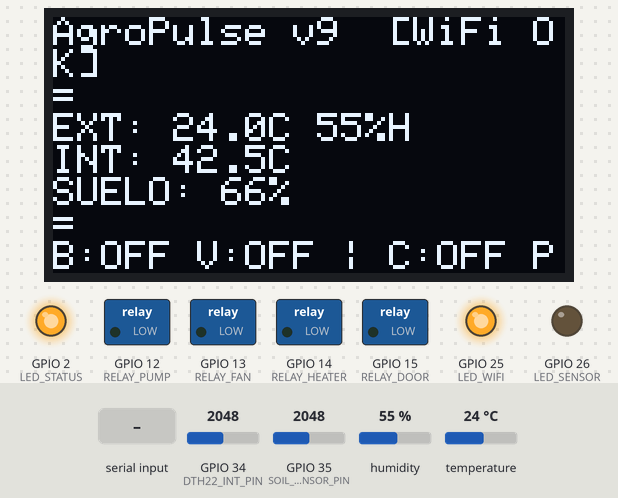
The program below on a simulated ESP32. Parts: 128×64 one-colour display, switched loads named in the program (green lamp = pin HIGH), output pins drawn as LEDs (lit = HIGH). The test bench sets the inputs (shaded band); at power-on: GPIO 34 (DTH22_INT_PIN) = 2048, GPIO 35 (SOIL_SENSOR_PIN) = 2048, humidity 55 %, temperature 24 °C. WiFi joins after 1.5 s; servers stay silent unless stated; what the program prints to the serial monitor is not drawn.

Above: at 5.7 s.
5.8 s: "AUTO:ON\n" received over Serial
At 11.0 s:
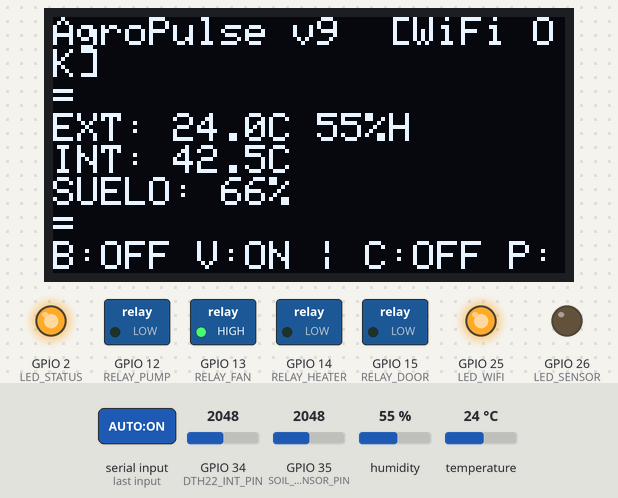
16.6 s: GPIO 34 (DTH22_INT_PIN) set to 1645
At 21.0 s:
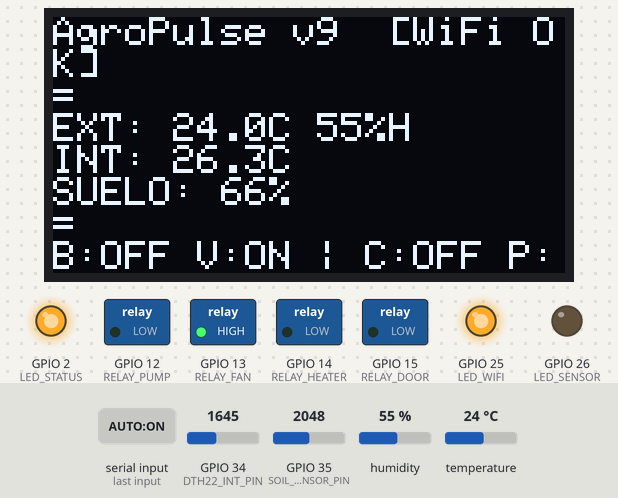
26.5 s: GPIO 34 (DTH22_INT_PIN) set to 1541
At 31.0 s:
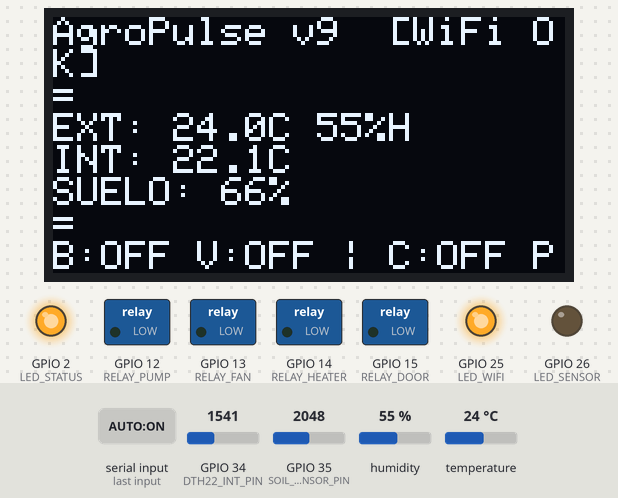
36.6 s: GPIO 35 (SOIL_SENSOR_PIN) set to 3115
At 41.0 s:
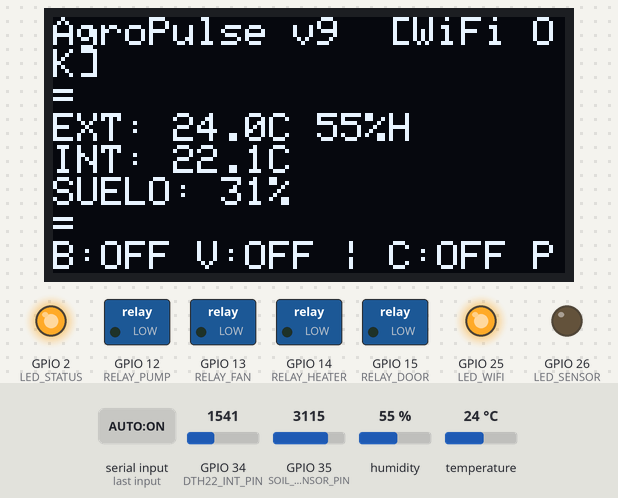
46.5 s: GPIO 35 (SOIL_SENSOR_PIN) set to 3227
At 51.0 s:
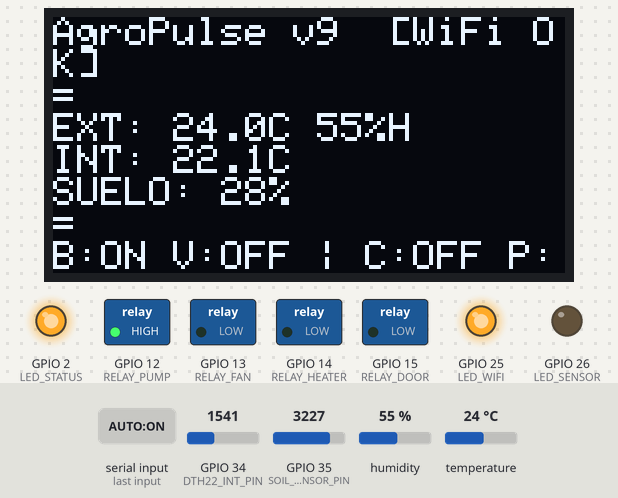
56.6 s: "PUMP:\n" received over Serial
At 57.0 s:
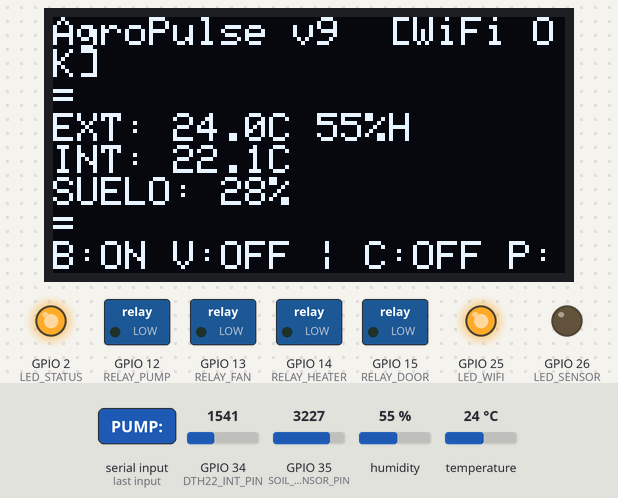
Timing chart, 0 to 66.6 s (numbered marks = the images above; inputs shaded):
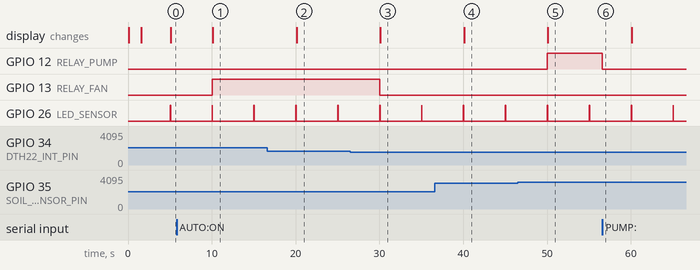

The program:

main.cpp
```cpp
/*
 * AgroPulse ESP32 Firmware - PlatformIO Version
 * Plataforma: ESP32 Dev Board
 */

#include <Arduino.h>
#include <WiFi.h>
#include <DHT.h>
#include <OneWire.h>
#include <DallasTemperature.h>
#include <Wire.h>
#include <Adafruit_SSD1306.h>
#include <Adafruit_GFX.h>

// ==================== DECLARACIONES ====================
void connectWiFi();
void readSensors();
void sendSerial();
void sendHTTP();
void processCommand(String cmd);
void controlPump();
void controlFan();
void updateOLED();
void showStartupScreen();
void showWiFiConnected();

// ==================== CONFIGURACIÓN DE PINES ====================
// SENSORES
#define DHT11_EXT_PIN     4     // DHT11 - Sensor temperatura/humedad EXTERNA
#define DTH22_INT_PIN     34    // DTH22 - Sensor temperatura/humedad INTERNA (ADC)
#define SOIL_SENSOR_PIN   35    // Sensor humedad suelo (ADC)

// OLED SSD1306 (I2C)
#define OLED_SDA          21    // SDA
#define OLED_SCL          22    // SCL
#define SCREEN_WIDTH      128   // OLED width
#define SCREEN_HEIGHT     64    // OLED height
#define OLED_ADDR         0x3C  // Dirección I2C OLED (0x3C o 0x3D)

// MÓDULO RELAY HW-383 (4 canales)
#define RELAY_PUMP        12    // Canal 1: Motobomba
#define RELAY_FAN         13    // Canal 2: Ventilador
#define RELAY_HEATER      14    // Canal 3: Calefactor
#define RELAY_DOOR        15    // Canal 4: Puerta

// LEDs
#define LED_STATUS       2
#define LED_WIFI         25
#define LED_SENSOR       26

// ==================== SENSORES ====================
DHT dhtExt(DHT11_EXT_PIN, DHT11);  // DHT11 externo

// OLED Display
Adafruit_SSD1306 display(SCREEN_WIDTH, SCREEN_HEIGHT, &Wire, -1);

// ==================== VARIABLES GLOBALES ====================
float tempIn = 0, tempOut = 0;
float humidity = 0, soilMoisture = 0;
unsigned long lastRead = 0;
const long interval = 5000;  // 5 segundos

// Control automático - UMBRALES CONFIGURABLES
bool autoMode = false;  // Control manual por defecto
float pumpOnThreshold = 30;   // Activar bomba si humedad < 30%
float pumpOffThreshold = 60;  // Desactivar bomba si humedad > 60%
float fanOnThreshold = 28;    // Activar ventilador si temp > 28°C
float fanOffThreshold = 24;   // Desactivar ventilador si temp < 24°C

// Estados de los relés
bool pumpState = false;
bool fanState = false;

// WiFi
const char* ssid = "MARCILLO";
const char* password = "3188524275";
const char* serverIP = "192.168.1.28";
const int serverPort = 8765;

WiFiClient client;

// ==================== SETUP ====================
void setup() {
    Serial.begin(115200);

    // LEDs
    pinMode(LED_STATUS, OUTPUT);
    pinMode(LED_WIFI, OUTPUT);
    pinMode(LED_SENSOR, OUTPUT);

    // Actuadores
    pinMode(RELAY_PUMP, OUTPUT);
    pinMode(RELAY_FAN, OUTPUT);
    pinMode(RELAY_HEATER, OUTPUT);
    pinMode(RELAY_DOOR, OUTPUT);

    // Apagar actuadores
    digitalWrite(RELAY_PUMP, LOW);
    digitalWrite(RELAY_FAN, LOW);
    digitalWrite(RELAY_HEATER, LOW);
    digitalWrite(RELAY_DOOR, LOW);

    // Iniciar sensores
    dhtExt.begin();  // Iniciar DHT11 externo

    // Inicializar OLED
    Wire.begin(OLED_SDA, OLED_SCL);
    if (!display.begin(SSD1306_SWITCHCAPVCC, OLED_ADDR)) {
        Serial.println("❌ SSD1306 allocation failed");
    } else {
        display.clearDisplay();
        display.setTextSize(1);
        display.setTextColor(SSD1306_WHITE);
        display.setCursor(0, 0);
        display.println("AgroPulse v9");
        display.println("Iniciando...");
        display.display();
        Serial.println("✅ OLED iniciado");
    }

    // LED inicio
    digitalWrite(LED_STATUS, HIGH);
    Serial.println("=== AgroPulse ESP32 Iniciado ===");

    // Conectar WiFi
    connectWiFi();
}

// ==================== LOOP ====================
void loop() {
    unsigned long now = millis();

    if (now - lastRead >= interval) {
        lastRead = now;
        readSensors();
        sendSerial();
        sendHTTP();
    }

    // Procesar comandos Serial
    if (Serial.available()) {
        String cmd = Serial.readStringUntil('\n');
        processCommand(cmd);
    }
}

// ==================== FUNCIONES ====================

void connectWiFi() {
    Serial.print("Conectando a WiFi...");
    showStartupScreen();
    WiFi.begin(ssid, password);

    int attempts = 0;
    while (WiFi.status() != WL_CONNECTED && attempts < 20) {
        delay(500);
        Serial.print(".");
        attempts++;
    }

    if (WiFi.status() == WL_CONNECTED) {
        Serial.println("\nWiFi conectado!");
        digitalWrite(LED_WIFI, HIGH);
        showWiFiConnected();
    } else {
        Serial.println("\nError: WiFi no conectado");
        display.clearDisplay();
        display.setTextSize(1);
        display.setTextColor(SSD1306_WHITE);
        display.setCursor(0, 20);
        display.println("Error: WiFi no conectado");
        display.println("Sistema en modo offline");
        display.display();
    }
}

void readSensors() {
    // DHT11: Temperatura e Humedad EXTERNA
    tempOut = dhtExt.readTemperature();
    humidity = dhtExt.readHumidity();

    // DTH22: Temperatura y humedad INTERNA (analógica)
    // Rango: 0-3.3V = -40 a +125°C
    int dth22Raw = analogRead(DTH22_INT_PIN);
    tempIn = (dth22Raw * 165.0 / 4095.0) - 40.0;  // Conversión a °C

    // Sensor de humedad del suelo (analógico)
    int soilRaw = analogRead(SOIL_SENSOR_PIN);
    soilMoisture = map(soilRaw, 4095, 1000, 0, 100);
    soilMoisture = constrain(soilMoisture, 0, 100);

    // Control automático de actuadores
    if (autoMode) {
        controlPump();
        controlFan();
    }

    // LED indicator
    digitalWrite(LED_SENSOR, HIGH);
    delay(50);
    digitalWrite(LED_SENSOR, LOW);

    // Actualizar pantalla OLED
    updateOLED();

    Serial.printf("📊 DHT11(EXT): %.1f°C | Hum: %.0f%% | DTH22(INT): %.1f°C | Suelo: %.0f%%\n",
                 tempOut, humidity, tempIn, soilMoisture);
}

void sendSerial() {
    // Formato JSON
    Serial.printf("{\"temp_in\":%.1f,\"temp_out\":%.1f,\"humidity\":%.1f,\"soil\":%.1f,\"ts\":%lu}\n",
                 tempIn, tempOut, humidity, soilMoisture, millis());
}

void sendHTTP() {
    if (WiFi.status() == WL_CONNECTED) {
        if (client.connect(serverIP, serverPort)) {
            String json = "{\"temp_in\":" + String(tempIn) +
                         ",\"temp_out\":" + String(tempOut) +
                         ",\"humidity\":" + String(humidity) +
                         ",\"soil\":" + String(soilMoisture) + "}";

            client.println("POST /data HTTP/1.1");
            client.println("Host: " + String(serverIP));
            client.println("Content-Type: application/json");
            client.println("Content-Length: " + String(json.length()));
            client.println();
            client.println(json);

            Serial.println("HTTP enviado");
        }
        client.stop();
    }
}

void processCommand(String cmd) {
    cmd.trim();
    cmd.toUpperCase();

    if (cmd.startsWith("PUMP:")) {
        autoMode = false;  // Desactivar modo automático
        bool state = cmd.substring(5) == "ON";
        digitalWrite(RELAY_PUMP, state);
        pumpState = state;
        Serial.println("💧 Motobomba: " + String(state ? "ON ✓" : "OFF ✗"));
    }
    else if (cmd.startsWith("FAN:") || cmd.startsWith("VENT:")) {
        autoMode = false;  // Desactivar modo automático
        bool state = cmd.substring(4) == "ON";
        digitalWrite(RELAY_FAN, state);
        fanState = state;
        Serial.println("🌬️  Ventilador: " + String(state ? "ON ✓" : "OFF ✗"));
    }
    else if (cmd.startsWith("HEAT:")) {
        bool state = cmd.substring(5) == "ON";
        digitalWrite(RELAY_HEATER, state);
        Serial.println("🔥 Calefactor: " + String(state ? "ON ✓" : "OFF ✗"));
    }
    else if (cmd.startsWith("DOOR:")) {
        bool state = cmd.substring(5) == "ON";
        digitalWrite(RELAY_DOOR, state);
        Serial.println("🚪 Puerta: " + String(state ? "ABIERTA ✓" : "CERRADA ✗"));
    }
    else if (cmd == "AUTO:ON") {
        autoMode = true;
        Serial.println("🤖 Modo AUTOMÁTICO activado");
    }
    else if (cmd == "AUTO:OFF") {
        autoMode = false;
        Serial.println("🤖 Modo AUTOMÁTICO desactivado");
    }
    else if (cmd == "STATUS") {
        Serial.printf("\n=== ESTADO DEL SISTEMA ===\n");
        Serial.printf("Modo: %s\n", autoMode ? "AUTOMÁTICO" : "MANUAL");
        Serial.printf("Motobomba: %s\n", digitalRead(RELAY_PUMP) ? "ON" : "OFF");
        Serial.printf("Ventilador: %s\n", digitalRead(RELAY_FAN) ? "ON" : "OFF");
        Serial.printf("Calefactor: %s\n", digitalRead(RELAY_HEATER) ? "ON" : "OFF");
        Serial.printf("Puerta: %s\n", digitalRead(RELAY_DOOR) ? "ABIERTA" : "CERRADA");
        Serial.printf("Umbrales - Bomba: <%d%% ON | >%d%% OFF\n", (int)pumpOnThreshold, (int)pumpOffThreshold);
        Serial.printf("Umbrales - Ventilador: >%d°C ON | <%d°C OFF\n", (int)fanOnThreshold, (int)fanOffThreshold);
        Serial.println("==========================\n");
    }
    else if (cmd.startsWith("PUMP_ON:")) {
        pumpOnThreshold = cmd.substring(8).toFloat();
        Serial.printf("✓ Umbral bomba ON: %.1f%%\n", pumpOnThreshold);
    }
    else if (cmd.startsWith("PUMP_OFF:")) {
        pumpOffThreshold = cmd.substring(9).toFloat();
        Serial.printf("✓ Umbral bomba OFF: %.1f%%\n", pumpOffThreshold);
    }
    else if (cmd.startsWith("FAN_ON:")) {
        fanOnThreshold = cmd.substring(7).toFloat();
        Serial.printf("✓ Umbral ventilador ON: %.1f°C\n", fanOnThreshold);
    }
    else if (cmd.startsWith("FAN_OFF:")) {
        fanOffThreshold = cmd.substring(8).toFloat();
        Serial.printf("✓ Umbral ventilador OFF: %.1f°C\n", fanOffThreshold);
    }
    else if (cmd == "HELP") {
        Serial.println("\n=== COMANDOS DISPONIBLES ===");
        Serial.println("PUMP:ON/OFF      - Control manual motobomba");
        Serial.println("FAN:ON/OFF       - Control manual ventilador");
        Serial.println("HEAT:ON/OFF      - Control calefactor");
        Serial.println("DOOR:ON/OFF      - Control puerta");
        Serial.println("AUTO:ON/OFF      - Activar/desactivar modo automático");
        Serial.println("PUMP_ON:X        - Establecer umbral ON bomba (X%)");
        Serial.println("PUMP_OFF:X       - Establecer umbral OFF bomba (X%)");
        Serial.println("FAN_ON:X         - Establecer umbral ON ventilador (X°C)");
        Serial.println("FAN_OFF:X        - Establecer umbral OFF ventilador (X°C)");
        Serial.println("STATUS           - Ver estado del sistema");
        Serial.println("HELP             - Mostrar esta ayuda");
        Serial.println("============================\n");
    }
    else if (cmd == "RESET") {
        digitalWrite(RELAY_PUMP, LOW);
        digitalWrite(RELAY_FAN, LOW);
        digitalWrite(RELAY_HEATER, LOW);
        digitalWrite(RELAY_DOOR, LOW);
        pumpState = false;
        fanState = false;
        Serial.println("⚠️  Todos los actuadores apagados");
    }
}

// ==================== CONTROL AUTOMÁTICO ====================

void controlPump() {
    // Lógica de control con histéresis para evitar oscilaciones
    if (!pumpState && soilMoisture < pumpOnThreshold) {
        digitalWrite(RELAY_PUMP, HIGH);
        pumpState = true;
        Serial.println("💧 Motobomba ACTIVADA (humedad baja)");
    }
    else if (pumpState && soilMoisture > pumpOffThreshold) {
        digitalWrite(RELAY_PUMP, LOW);
        pumpState = false;
        Serial.println("💧 Motobomba DESACTIVADA (humedad alta)");
    }
}

void controlFan() {
    // Control del ventilador basado en temperatura interna (DTH22)
    if (!fanState && tempIn > fanOnThreshold) {
        digitalWrite(RELAY_FAN, HIGH);
        fanState = true;
        Serial.println("🌬️  Ventilador ACTIVADO (temperatura alta)");
    }
    else if (fanState && tempIn < fanOffThreshold) {
        digitalWrite(RELAY_FAN, LOW);
        fanState = false;
        Serial.println("🌬️  Ventilador DESACTIVADO (temperatura baja)");
    }
}

// ==================== PANTALLA OLED ====================

void updateOLED() {
    display.clearDisplay();
    display.setTextSize(1);
    display.setTextColor(SSD1306_WHITE);
    display.setCursor(0, 0);

    // Línea 1: Título y conexión WiFi
    display.print("AgroPulse v9  ");
    if (WiFi.status() == WL_CONNECTED) {
        display.println("[WiFi OK]");
    } else {
        display.println("[No WiFi]");
    }
    display.println("=");

    // Línea 3-4: Temperatura externa (DHT11)
    display.printf("EXT: %.1fC %.0f%%H\n", tempOut, humidity);

    // Línea 5-6: Temperatura interna (DTH22)
    display.printf("INT: %.1fC\n", tempIn);

    // Línea 7-8: Humedad del suelo
    display.printf("SUELO: %.0f%%\n", soilMoisture);

    display.println("=");

    // Línea 10-11: Estados de actuadores
    display.printf("B:%s V:%s | C:%s P:%s\n",
                   digitalRead(RELAY_PUMP) ? "ON" : "OFF",
                   digitalRead(RELAY_FAN) ? "ON" : "OFF",
                   digitalRead(RELAY_HEATER) ? "ON" : "OFF",
                   digitalRead(RELAY_DOOR) ? "AB" : "CR");

    // Línea 13: Modo
    display.printf("Modo: %s\n", autoMode ? "AUTO" : "MANUAL");

    display.display();
}

void showStartupScreen() {
    display.clearDisplay();
    display.setTextSize(2);
    display.setTextColor(SSD1306_WHITE);
    display.setCursor(10, 10);
    display.println("AgroPulse");
    display.setTextSize(1);
    display.setCursor(20, 35);
    display.println("Conectando WiFi...");
    display.setCursor(25, 50);
    display.println("Espere...");
    display.display();
}

void showWiFiConnected() {
    display.clearDisplay();
    display.setTextSize(1);
    display.setTextColor(SSD1306_WHITE);
    display.setCursor(0, 0);
    display.println("WiFi Conectado!");
    display.println("");
    display.printf("SSID: %s\n", ssid);
    display.printf("IP: %s\n", WiFi.localIP().toString().c_str());
    display.println("");
    display.println("Sistema listo");
    display.display();
    delay(2000);
}
```

Measured:
- the behaviour switches between 1589 and 1588 on GPIO 34 (DTH22_INT_PIN) (found by bisection; images 2 and 3)
- the behaviour switches between 3166 and 3167 on GPIO 35 (SOIL_SENSOR_PIN) (found by bisection; images 4 and 5)
- after the input at 5.8 s, GPIO 13 (RELAY_FAN): LOW → HIGH after 4.2 s; the display: changes after 4.3 s (image 1)
- after the input at 16.6 s, the display: changes after 3.5 s (image 2)
- after the input at 26.5 s, GPIO 13 (RELAY_FAN): HIGH → LOW after 3.5 s; the display: changes after 3.6 s (image 3)
- after the input at 36.6 s, the display: changes after 3.5 s (image 4)
- after the input at 46.5 s, GPIO 12 (RELAY_PUMP): LOW → HIGH after 3.5 s; the display: changes after 3.6 s (image 5)
- after the input at 56.6 s, GPIO 12 (RELAY_PUMP): HIGH → LOW at once
